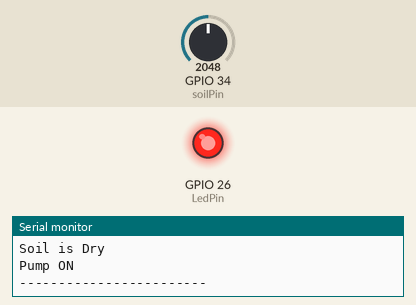
A sketch run on a simulated ESP32. Shown: output pins drawn as LEDs (lit = HIGH), the last lines printed to the serial monitor. The test bench sets the inputs (shaded band); at power-on: GPIO 34 (soilPin) = 2048.

Above: at 2.8 s.
2.9 s: GPIO 34 (soilPin) set to 1930
At 5.2 s:
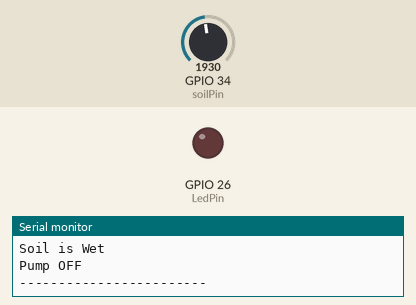
5.6 s: GPIO 34 (soilPin) set to 2040
At 6.9 s:
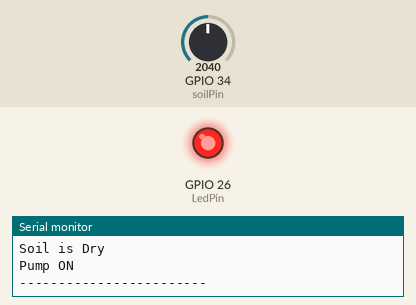
8.3 s: GPIO 34 (soilPin) set to 1960
At 11.2 s:
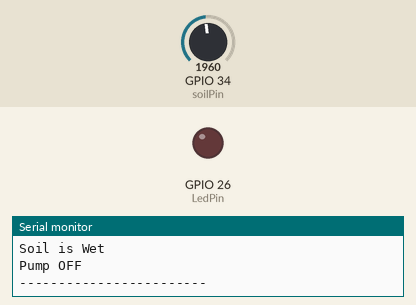
Timing chart, 0 to 12.7 s (numbered marks = the images above; inputs shaded):
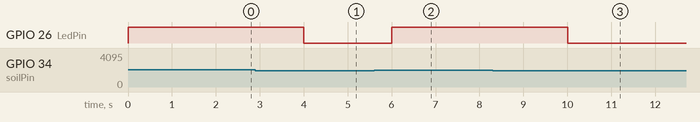

The sketch:

sketch.ino
```cpp
const int soilPin = 34;
const int LedPin = 26;

int moistureValue;
int threshold = 2000;

void setup() {
  Serial.begin(115200);

  pinMode(LedPin, OUTPUT);
  digitalWrite(LedPin, LOW);
}

void loop() {
  moistureValue = analogRead(soilPin);
  Serial.print("Soil Moisture Value: ");
  Serial.println(moistureValue);

  if (moistureValue > threshold) {
    Serial.println("Soil is Dry");
    Serial.println("Pump ON");
    digitalWrite(LedPin, HIGH);
  }
  else {
    Serial.println("Soil is Wet");
    Serial.println("Pump OFF");
    digitalWrite(LedPin, LOW);
  }

  Serial.println("------------------------");

  delay(2000);
}
```

Measured:
- the behaviour switches between 2001 and 2000 on GPIO 34 (soilPin) (found by bisection; images 0 and 1)
- after the input at 2.9 s, GPIO 26 (LedPin): HIGH → LOW after 1.1 s
- after the input at 5.6 s, GPIO 26 (LedPin): LOW → HIGH after 0.40 s
- after the input at 8.3 s, GPIO 26 (LedPin): HIGH → LOW after 1.7 s
